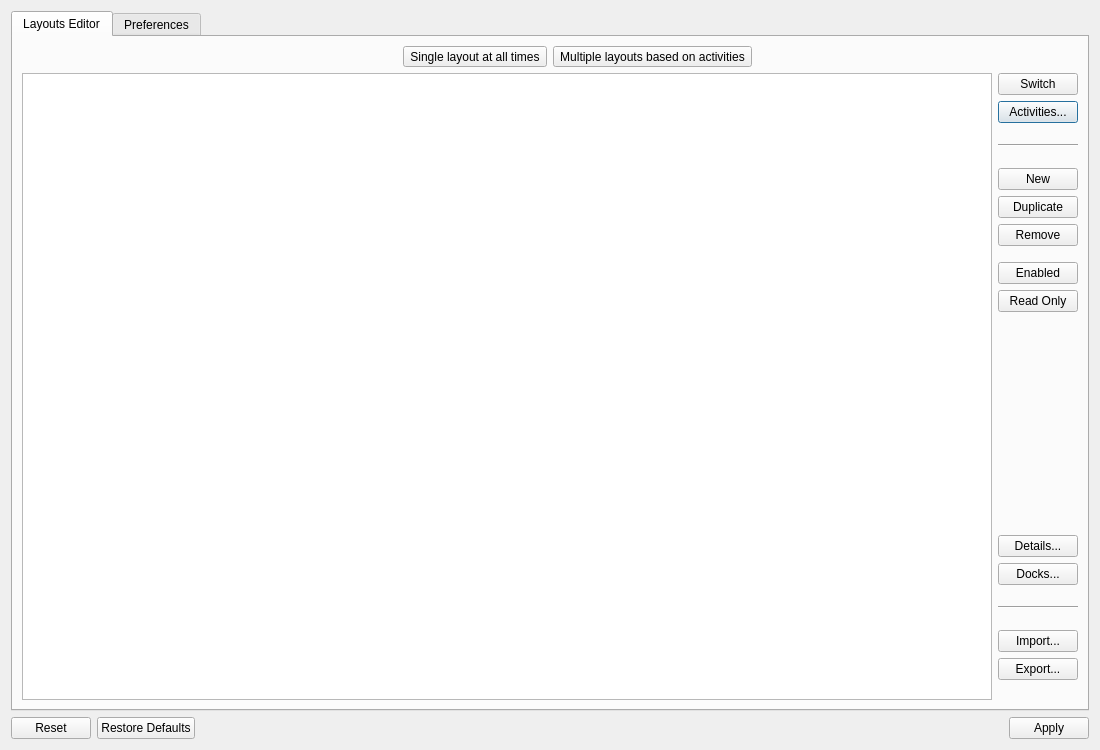
<?xml version="1.0" encoding="UTF-8"?>
<ui version="4.0">
 <class>SettingsDialog</class>
 <widget class="QDialog" name="SettingsDialog">
  <property name="geometry">
   <rect>
    <x>0</x>
    <y>0</y>
    <width>1100</width>
    <height>750</height>
   </rect>
  </property>
  <property name="sizePolicy">
   <sizepolicy hsizetype="Preferred" vsizetype="Preferred">
    <horstretch>0</horstretch>
    <verstretch>0</verstretch>
   </sizepolicy>
  </property>
  <property name="minimumSize">
   <size>
    <width>500</width>
    <height>0</height>
   </size>
  </property>
  <property name="windowTitle">
   <string comment="latte settings window">Latte Dock NG Settings</string>
  </property>
  <layout class="QVBoxLayout" name="verticalLayout_2">
   <item>
    <widget class="QTabWidget" name="tabWidget">
     <property name="currentIndex">
      <number>0</number>
     </property>
     <widget class="QWidget" name="layoutsTab">
      <attribute name="title">
       <string>Layouts Editor</string>
      </attribute>
      <layout class="QHBoxLayout" name="horizontalLayout">
       <item>
        <layout class="QVBoxLayout" name="verticalLayout_3">
         <item>
          <layout class="QHBoxLayout" name="horizontalLayout_3">
           <item>
            <layout class="QHBoxLayout" name="horizontalLayout_5">
             <item>
              <spacer name="horizontalSpacer">
               <property name="orientation">
                <enum>Qt::Horizontal</enum>
               </property>
               <property name="sizeHint" stdset="0">
                <size>
                 <width>40</width>
                 <height>20</height>
                </size>
               </property>
              </spacer>
             </item>
             <item>
              <widget class="QToolButton" name="singleToolBtn">
               <property name="sizePolicy">
                <sizepolicy hsizetype="Fixed" vsizetype="Fixed">
                 <horstretch>0</horstretch>
                 <verstretch>0</verstretch>
                </sizepolicy>
               </property>
               <property name="toolTip">
                <string>Only one layout is applied at all times for all activities</string>
               </property>
               <property name="text">
                <string comment="single layout">Single layout at all times</string>
               </property>
               <property name="checkable">
                <bool>true</bool>
               </property>
              </widget>
             </item>
            </layout>
           </item>
           <item>
            <layout class="QHBoxLayout" name="horizontalLayout_6">
             <item>
              <widget class="QToolButton" name="multipleToolBtn">
               <property name="toolTip">
                <string>Multiple layouts can be present and active in memory at the same time for different activities</string>
               </property>
               <property name="text">
                <string comment="multiple layouts">Multiple layouts based on activities</string>
               </property>
               <property name="checkable">
                <bool>true</bool>
               </property>
               <property name="checked">
                <bool>false</bool>
               </property>
              </widget>
             </item>
             <item>
              <spacer name="horizontalSpacer_2">
               <property name="orientation">
                <enum>Qt::Horizontal</enum>
               </property>
               <property name="sizeHint" stdset="0">
                <size>
                 <width>40</width>
                 <height>20</height>
                </size>
               </property>
              </spacer>
             </item>
            </layout>
           </item>
          </layout>
         </item>
         <item>
          <layout class="QHBoxLayout" name="horizontalLayout_2">
           <item>
            <widget class="Latte::Settings::View::LayoutsTableView" name="layoutsView">
             <property name="sizeAdjustPolicy">
              <enum>QAbstractScrollArea::AdjustToContents</enum>
             </property>
             <property name="showDropIndicator" stdset="0">
              <bool>true</bool>
             </property>
             <property name="alternatingRowColors">
              <bool>true</bool>
             </property>
             <property name="selectionMode">
              <enum>QAbstractItemView::SingleSelection</enum>
             </property>
             <property name="selectionBehavior">
              <enum>QAbstractItemView::SelectRows</enum>
             </property>
             <property name="showGrid">
              <bool>false</bool>
             </property>
             <property name="sortingEnabled">
              <bool>true</bool>
             </property>
             <attribute name="horizontalHeaderVisible">
              <bool>false</bool>
             </attribute>
             <attribute name="horizontalHeaderCascadingSectionResizes">
              <bool>true</bool>
             </attribute>
             <attribute name="horizontalHeaderHighlightSections">
              <bool>false</bool>
             </attribute>
             <attribute name="horizontalHeaderShowSortIndicator" stdset="0">
              <bool>true</bool>
             </attribute>
             <attribute name="verticalHeaderVisible">
              <bool>false</bool>
             </attribute>
             <attribute name="verticalHeaderHighlightSections">
              <bool>false</bool>
             </attribute>
            </widget>
           </item>
           <item>
            <widget class="QWidget" name="buttonsColumn" native="true">
             <layout class="QVBoxLayout" name="verticalLayout">
              <property name="leftMargin">
               <number>0</number>
              </property>
              <property name="topMargin">
               <number>0</number>
              </property>
              <property name="rightMargin">
               <number>0</number>
              </property>
              <property name="bottomMargin">
               <number>0</number>
              </property>
              <item>
               <widget class="QPushButton" name="switchButton">
                <property name="text">
                 <string>Switch</string>
                </property>
                <property name="icon">
                 <iconset theme="user-identity">
                  <normaloff>.</normaloff>.</iconset>
                </property>
                <property name="autoDefault">
                 <bool>false</bool>
                </property>
               </widget>
              </item>
              <item>
               <widget class="QPushButton" name="activitiesButton">
                <property name="text">
                 <string>Activities...</string>
                </property>
                <property name="icon">
                 <iconset theme="activities">
                  <normaloff>.</normaloff>.</iconset>
                </property>
               </widget>
              </item>
              <item>
               <spacer name="verticalSpacer_5">
                <property name="orientation">
                 <enum>Qt::Vertical</enum>
                </property>
                <property name="sizeType">
                 <enum>QSizePolicy::Preferred</enum>
                </property>
                <property name="sizeHint" stdset="0">
                 <size>
                  <width>20</width>
                  <height>15</height>
                 </size>
                </property>
               </spacer>
              </item>
              <item>
               <widget class="Line" name="line_2">
                <property name="minimumSize">
                 <size>
                  <width>0</width>
                  <height>0</height>
                 </size>
                </property>
                <property name="orientation">
                 <enum>Qt::Horizontal</enum>
                </property>
               </widget>
              </item>
              <item>
               <spacer name="verticalSpacer_4">
                <property name="orientation">
                 <enum>Qt::Vertical</enum>
                </property>
                <property name="sizeType">
                 <enum>QSizePolicy::Preferred</enum>
                </property>
                <property name="sizeHint" stdset="0">
                 <size>
                  <width>20</width>
                  <height>15</height>
                 </size>
                </property>
               </spacer>
              </item>
              <item>
               <widget class="QPushButton" name="newButton">
                <property name="text">
                 <string>New</string>
                </property>
                <property name="icon">
                 <iconset theme="add">
                  <normaloff>.</normaloff>.</iconset>
                </property>
               </widget>
              </item>
              <item>
               <widget class="QPushButton" name="duplicateButton">
                <property name="text">
                 <string>Duplicate</string>
                </property>
                <property name="icon">
                 <iconset theme="edit-copy">
                  <normaloff>.</normaloff>.</iconset>
                </property>
                <property name="flat">
                 <bool>false</bool>
                </property>
               </widget>
              </item>
              <item>
               <widget class="QPushButton" name="removeButton">
                <property name="text">
                 <string>Remove</string>
                </property>
                <property name="icon">
                 <iconset theme="delete">
                  <normaloff>.</normaloff>.</iconset>
                </property>
               </widget>
              </item>
              <item>
               <spacer name="verticalSpacer_10">
                <property name="orientation">
                 <enum>Qt::Vertical</enum>
                </property>
                <property name="sizeType">
                 <enum>QSizePolicy::Fixed</enum>
                </property>
                <property name="sizeHint" stdset="0">
                 <size>
                  <width>1</width>
                  <height>10</height>
                 </size>
                </property>
               </spacer>
              </item>
              <item>
               <widget class="QPushButton" name="enabledButton">
                <property name="text">
                 <string>Enabled</string>
                </property>
                <property name="icon">
                 <iconset theme="edit-link">
                  <normaloff>.</normaloff>.</iconset>
                </property>
               </widget>
              </item>
              <item>
               <widget class="QPushButton" name="readOnlyButton">
                <property name="text">
                 <string>Read Only</string>
                </property>
                <property name="icon">
                 <iconset theme="object-locked">
                  <normaloff>.</normaloff>.</iconset>
                </property>
                <property name="checkable">
                 <bool>true</bool>
                </property>
               </widget>
              </item>
              <item>
               <spacer name="verticalSpacer_12">
                <property name="orientation">
                 <enum>Qt::Vertical</enum>
                </property>
                <property name="sizeType">
                 <enum>QSizePolicy::Fixed</enum>
                </property>
                <property name="sizeHint" stdset="0">
                 <size>
                  <width>1</width>
                  <height>10</height>
                 </size>
                </property>
               </spacer>
              </item>
              <item>
               <spacer name="verticalSpacer_13">
                <property name="orientation">
                 <enum>Qt::Vertical</enum>
                </property>
                <property name="sizeType">
                 <enum>QSizePolicy::Expanding</enum>
                </property>
                <property name="sizeHint" stdset="0">
                 <size>
                  <width>20</width>
                  <height>15</height>
                 </size>
                </property>
               </spacer>
              </item>
              <item>
               <widget class="QPushButton" name="detailsButton">
                <property name="text">
                 <string>Details...</string>
                </property>
                <property name="icon">
                 <iconset theme="view-list-details">
                  <normaloff>.</normaloff>.</iconset>
                </property>
               </widget>
              </item>
              <item>
               <widget class="QPushButton" name="viewsBtn">
                <property name="text">
                 <string>Docks...</string>
                </property>
                <property name="icon">
                 <iconset theme="window">
                  <normaloff>.</normaloff>.</iconset>
                </property>
               </widget>
              </item>
              <item>
               <spacer name="verticalSpacer_2">
                <property name="orientation">
                 <enum>Qt::Vertical</enum>
                </property>
                <property name="sizeType">
                 <enum>QSizePolicy::Preferred</enum>
                </property>
                <property name="sizeHint" stdset="0">
                 <size>
                  <width>20</width>
                  <height>15</height>
                 </size>
                </property>
               </spacer>
              </item>
              <item>
               <widget class="Line" name="line">
                <property name="sizePolicy">
                 <sizepolicy hsizetype="Minimum" vsizetype="Fixed">
                  <horstretch>0</horstretch>
                  <verstretch>0</verstretch>
                 </sizepolicy>
                </property>
                <property name="sizeIncrement">
                 <size>
                  <width>0</width>
                  <height>0</height>
                 </size>
                </property>
                <property name="baseSize">
                 <size>
                  <width>0</width>
                  <height>0</height>
                 </size>
                </property>
                <property name="lineWidth">
                 <number>1</number>
                </property>
                <property name="orientation">
                 <enum>Qt::Horizontal</enum>
                </property>
               </widget>
              </item>
              <item>
               <spacer name="verticalSpacer_3">
                <property name="orientation">
                 <enum>Qt::Vertical</enum>
                </property>
                <property name="sizeType">
                 <enum>QSizePolicy::Preferred</enum>
                </property>
                <property name="sizeHint" stdset="0">
                 <size>
                  <width>20</width>
                  <height>15</height>
                 </size>
                </property>
               </spacer>
              </item>
              <item>
               <widget class="QPushButton" name="importButton">
                <property name="text">
                 <string>Import...</string>
                </property>
                <property name="icon">
                 <iconset theme="document-import">
                  <normaloff>.</normaloff>.</iconset>
                </property>
                <property name="default">
                 <bool>false</bool>
                </property>
               </widget>
              </item>
              <item>
               <widget class="QPushButton" name="exportButton">
                <property name="text">
                 <string>Export...</string>
                </property>
                <property name="icon">
                 <iconset theme="document-export">
                  <normaloff>.</normaloff>.</iconset>
                </property>
                <property name="shortcut">
                 <string>Ctrl+S</string>
                </property>
                <property name="default">
                 <bool>false</bool>
                </property>
               </widget>
              </item>
              <item>
               <spacer name="verticalSpacer">
                <property name="orientation">
                 <enum>Qt::Vertical</enum>
                </property>
                <property name="sizeType">
                 <enum>QSizePolicy::Preferred</enum>
                </property>
                <property name="sizeHint" stdset="0">
                 <size>
                  <width>20</width>
                  <height>20</height>
                 </size>
                </property>
               </spacer>
              </item>
             </layout>
            </widget>
           </item>
          </layout>
         </item>
        </layout>
       </item>
      </layout>
     </widget>
     <widget class="QWidget" name="preferencesTab">
      <property name="sizePolicy">
       <sizepolicy hsizetype="Expanding" vsizetype="Expanding">
        <horstretch>0</horstretch>
        <verstretch>0</verstretch>
       </sizepolicy>
      </property>
      <attribute name="title">
       <string>Preferences</string>
      </attribute>
      <layout class="QHBoxLayout" name="horizontalLayout_4">
       <property name="rightMargin">
        <number>6</number>
       </property>
       <item>
        <widget class="QScrollArea" name="preferencesScrollArea">
         <property name="sizePolicy">
          <sizepolicy hsizetype="Minimum" vsizetype="Expanding">
           <horstretch>0</horstretch>
           <verstretch>0</verstretch>
          </sizepolicy>
         </property>
         <property name="frameShape">
          <enum>QFrame::NoFrame</enum>
         </property>
         <property name="widgetResizable">
          <bool>true</bool>
         </property>
         <widget class="QWidget" name="preferencesScrollAreaWidgetContents">
          <property name="geometry">
           <rect>
            <x>0</x>
            <y>0</y>
            <width>1068</width>
            <height>469</height>
           </rect>
          </property>
          <property name="sizePolicy">
           <sizepolicy hsizetype="Minimum" vsizetype="Fixed">
            <horstretch>0</horstretch>
            <verstretch>0</verstretch>
           </sizepolicy>
          </property>
          <layout class="QVBoxLayout" name="verticalLayout_4">
           <item>
            <layout class="QGridLayout" name="preferencesGridLayout" columnstretch="5,9">
             <item row="1" column="1">
              <widget class="QCheckBox" name="infoWindowChkBox">
               <property name="toolTip">
                <string>Provide visual feedback when layouts are activated automatically</string>
               </property>
               <property name="text">
                <string>Show informative window for layouts automatic activation</string>
               </property>
              </widget>
             </item>
             <item row="10" column="0">
              <layout class="QHBoxLayout" name="parabolicHeaderRowLayout">
               <item>
                <spacer name="horizontalSpacer_7">
                 <property name="orientation">
                  <enum>Qt::Horizontal</enum>
                 </property>
                 <property name="sizeHint" stdset="0">
                  <size>
                   <width>40</width>
                   <height>20</height>
                  </size>
                 </property>
                </spacer>
               </item>
               <item>
                <widget class="QLabel" name="parabolicEffectLbl">
                 <property name="sizePolicy">
                  <sizepolicy hsizetype="Minimum" vsizetype="Fixed">
                   <horstretch>0</horstretch>
                   <verstretch>0</verstretch>
                  </sizepolicy>
                 </property>
                 <property name="text">
                  <string>Parabolic Effect:</string>
                 </property>
                 <property name="alignment">
                  <set>Qt::AlignLeading|Qt::AlignLeft|Qt::AlignVCenter</set>
                 </property>
                </widget>
               </item>
              </layout>
             </item>
             <item row="10" column="1">
              <layout class="QHBoxLayout" name="horizontalLayout_8">
               <item>
                <widget class="QToolButton" name="smallParabolicBtn">
                 <property name="sizePolicy">
                  <sizepolicy hsizetype="Preferred" vsizetype="Fixed">
                   <horstretch>0</horstretch>
                   <verstretch>0</verstretch>
                  </sizepolicy>
                 </property>
                 <property name="minimumSize">
                  <size>
                   <width>150</width>
                   <height>0</height>
                  </size>
                 </property>
                 <property name="maximumSize">
                  <size>
                   <width>150</width>
                   <height>16777215</height>
                  </size>
                 </property>
                 <property name="text">
                  <string comment="small spread">Small</string>
                 </property>
                 <property name="checkable">
                  <bool>true</bool>
                 </property>
                </widget>
               </item>
               <item>
                <widget class="QToolButton" name="mediumParabolicBtn">
                 <property name="sizePolicy">
                  <sizepolicy hsizetype="Preferred" vsizetype="Fixed">
                   <horstretch>0</horstretch>
                   <verstretch>0</verstretch>
                  </sizepolicy>
                 </property>
                 <property name="minimumSize">
                  <size>
                   <width>150</width>
                   <height>0</height>
                  </size>
                 </property>
                 <property name="maximumSize">
                  <size>
                   <width>150</width>
                   <height>16777215</height>
                  </size>
                 </property>
                 <property name="text">
                  <string comment="medium spread">Medium</string>
                 </property>
                 <property name="checkable">
                  <bool>true</bool>
                 </property>
                </widget>
               </item>
               <item>
                <widget class="QToolButton" name="largeParabolicBtn">
                 <property name="sizePolicy">
                  <sizepolicy hsizetype="Preferred" vsizetype="Fixed">
                   <horstretch>0</horstretch>
                   <verstretch>0</verstretch>
                  </sizepolicy>
                 </property>
                 <property name="minimumSize">
                  <size>
                   <width>150</width>
                   <height>0</height>
                  </size>
                 </property>
                 <property name="maximumSize">
                  <size>
                   <width>150</width>
                   <height>16777215</height>
                  </size>
                 </property>
                 <property name="text">
                  <string comment="large spread">Large</string>
                 </property>
                 <property name="checkable">
                  <bool>true</bool>
                 </property>
                </widget>
               </item>
               <item>
                <widget class="QLabel" name="parabolicSpreadLbl">
                 <property name="text">
                  <string>spread</string>
                 </property>
                </widget>
               </item>
               <item>
                <spacer name="horizontalSpacer_12">
                 <property name="orientation">
                  <enum>Qt::Horizontal</enum>
                 </property>
                 <property name="sizeHint" stdset="0">
                  <size>
                   <width>40</width>
                   <height>20</height>
                  </size>
                 </property>
                </spacer>
               </item>
              </layout>
             </item>
             <item row="20" column="0">
              <layout class="QHBoxLayout" name="plasmaThemeHeaderRowLayout"/>
             </item>
             <item row="6" column="1">
              <spacer name="verticalSpacer_7">
               <property name="orientation">
                <enum>Qt::Vertical</enum>
               </property>
               <property name="sizeType">
                <enum>QSizePolicy::Fixed</enum>
               </property>
               <property name="sizeHint" stdset="0">
                <size>
                 <width>20</width>
                 <height>10</height>
                </size>
               </property>
              </spacer>
             </item>
             <item row="15" column="1">
              <spacer name="verticalSpacer_9">
               <property name="orientation">
                <enum>Qt::Vertical</enum>
               </property>
               <property name="sizeType">
                <enum>QSizePolicy::Fixed</enum>
               </property>
               <property name="sizeHint" stdset="0">
                <size>
                 <width>20</width>
                 <height>10</height>
                </size>
               </property>
              </spacer>
             </item>
             <item row="3" column="1">
              <widget class="QCheckBox" name="autostartChkBox">
               <property name="toolTip">
                <string>Make sure at least one autostart mechanism is active after each relogin. When unchecked, Latte does not touch existing autostart entries.</string>
               </property>
               <property name="text">
                <string>Ensure autostart during startup</string>
               </property>
              </widget>
             </item>
             <item row="4" column="1">
              <widget class="QLabel" name="autostartWarningLbl">
               <property name="visible">
                <bool>false</bool>
               </property>
               <property name="text">
                <string>Both a systemd service and the KDE autostart entry are enabled for Latte. This may start Latte twice at login; remove one of them to avoid it.</string>
               </property>
               <property name="wordWrap">
                <bool>true</bool>
               </property>
              </widget>
             </item>
             <item row="17" column="1">
              <spacer name="verticalSpacer_14">
               <property name="orientation">
                <enum>Qt::Vertical</enum>
               </property>
               <property name="sizeType">
                <enum>QSizePolicy::Fixed</enum>
               </property>
               <property name="sizeHint" stdset="0">
                <size>
                 <width>20</width>
                 <height>10</height>
                </size>
               </property>
              </spacer>
             </item>
             <item row="0" column="1">
              <widget class="QCheckBox" name="badges3DStyleChkBox">
               <property name="text">
                <string>Use 3D style for notification and shortcut badges</string>
               </property>
              </widget>
             </item>
             <item row="12" column="1">
              <layout class="QHBoxLayout" name="marginInfluenceRowLayout">
               <item>
                <widget class="QPushButton" name="noMarginInfluenceBtn">
                 <property name="minimumSize">
                  <size>
                   <width>150</width>
                   <height>0</height>
                  </size>
                 </property>
                 <property name="text">
                  <string notr="true">0%</string>
                 </property>
                 <property name="checkable">
                  <bool>true</bool>
                 </property>
                </widget>
               </item>
               <item>
                <widget class="QPushButton" name="halfMarginInfluenceBtn">
                 <property name="minimumSize">
                  <size>
                   <width>150</width>
                   <height>0</height>
                  </size>
                 </property>
                 <property name="text">
                  <string notr="true">50%</string>
                 </property>
                 <property name="checkable">
                  <bool>true</bool>
                 </property>
                </widget>
               </item>
               <item>
                <widget class="QPushButton" name="fullMarginInfluenceBtn">
                 <property name="minimumSize">
                  <size>
                   <width>150</width>
                   <height>0</height>
                  </size>
                 </property>
                 <property name="text">
                  <string notr="true">100%</string>
                 </property>
                 <property name="checkable">
                  <bool>true</bool>
                 </property>
                </widget>
               </item>
               <item>
                <widget class="QLabel" name="marginInfluenceLbl">
                 <property name="text">
                  <string>Thickness margin influence</string>
                 </property>
                </widget>
               </item>
               <item>
                <spacer name="horizontalSpacer_13">
                 <property name="orientation">
                  <enum>Qt::Horizontal</enum>
                 </property>
                 <property name="sizeHint" stdset="0">
                  <size>
                   <width>40</width>
                   <height>20</height>
                  </size>
                 </property>
                </spacer>
               </item>
              </layout>
             </item>
             <item row="5" column="1">
              <widget class="QCheckBox" name="broadcastGeomChkBox">
               <property name="text">
                <string>Inform Plasma desktop for available desktop space</string>
               </property>
              </widget>
             </item>
             <item row="3" column="0">
              <layout class="QHBoxLayout" name="behaviorHeaderRowLayout">
               <item>
                <spacer name="horizontalSpacer_5">
                 <property name="orientation">
                  <enum>Qt::Horizontal</enum>
                 </property>
                 <property name="sizeHint" stdset="0">
                  <size>
                   <width>40</width>
                   <height>20</height>
                  </size>
                 </property>
                </spacer>
               </item>
               <item>
                <widget class="QLabel" name="behaviorLbl">
                 <property name="sizePolicy">
                  <sizepolicy hsizetype="Preferred" vsizetype="Preferred">
                   <horstretch>0</horstretch>
                   <verstretch>0</verstretch>
                  </sizepolicy>
                 </property>
                 <property name="text">
                  <string>Behavior:</string>
                 </property>
                 <property name="alignment">
                  <set>Qt::AlignLeading|Qt::AlignLeft|Qt::AlignTop</set>
                 </property>
                </widget>
               </item>
              </layout>
             </item>
             <item row="2" column="1">
              <spacer name="verticalSpacer_6">
               <property name="orientation">
                <enum>Qt::Vertical</enum>
               </property>
               <property name="sizeType">
                <enum>QSizePolicy::Fixed</enum>
               </property>
               <property name="sizeHint" stdset="0">
                <size>
                 <width>20</width>
                 <height>10</height>
                </size>
               </property>
              </spacer>
             </item>
             <item row="16" column="0">
              <layout class="QHBoxLayout" name="contextMenuRowLayout">
               <item>
                <spacer name="horizontalSpacer_10">
                 <property name="orientation">
                  <enum>Qt::Horizontal</enum>
                 </property>
                 <property name="sizeHint" stdset="0">
                  <size>
                   <width>40</width>
                   <height>20</height>
                  </size>
                 </property>
                </spacer>
               </item>
               <item>
                <widget class="QLabel" name="contextMenuLbl">
                 <property name="text">
                  <string>Context Menu:</string>
                 </property>
                </widget>
               </item>
              </layout>
             </item>
             <item row="7" column="0">
              <layout class="QHBoxLayout" name="actionsHeaderRowLayout">
               <item>
                <spacer name="horizontalSpacer_6">
                 <property name="orientation">
                  <enum>Qt::Horizontal</enum>
                 </property>
                 <property name="sizeHint" stdset="0">
                  <size>
                   <width>40</width>
                   <height>20</height>
                  </size>
                 </property>
                </spacer>
               </item>
               <item>
                <widget class="QLabel" name="actionsLbl">
                 <property name="text">
                  <string>Actions:</string>
                 </property>
                 <property name="alignment">
                  <set>Qt::AlignLeading|Qt::AlignLeft|Qt::AlignVCenter</set>
                 </property>
                </widget>
               </item>
              </layout>
             </item>
             <item row="16" column="1">
              <layout class="QHBoxLayout" name="horizontalLayout_7">
               <item>
                <widget class="QPushButton" name="contextMenuActionsBtn">
                 <property name="sizePolicy">
                  <sizepolicy hsizetype="Preferred" vsizetype="Fixed">
                   <horstretch>0</horstretch>
                   <verstretch>0</verstretch>
                  </sizepolicy>
                 </property>
                 <property name="minimumSize">
                  <size>
                   <width>150</width>
                   <height>0</height>
                  </size>
                 </property>
                 <property name="maximumSize">
                  <size>
                   <width>16777215</width>
                   <height>16777215</height>
                  </size>
                 </property>
                 <property name="text">
                  <string>Actions...</string>
                 </property>
                </widget>
               </item>
               <item>
                <spacer name="horizontalSpacer_11">
                 <property name="orientation">
                  <enum>Qt::Horizontal</enum>
                 </property>
                 <property name="sizeHint" stdset="0">
                  <size>
                   <width>40</width>
                   <height>20</height>
                  </size>
                 </property>
                </spacer>
               </item>
              </layout>
             </item>
             <item row="18" column="0">
              <layout class="QHBoxLayout" name="screensHeaderRowLayout">
               <item>
                <spacer name="horizontalSpacer_8">
                 <property name="orientation">
                  <enum>Qt::Horizontal</enum>
                 </property>
                 <property name="sizeHint" stdset="0">
                  <size>
                   <width>40</width>
                   <height>20</height>
                  </size>
                 </property>
                </spacer>
               </item>
               <item>
                <widget class="QLabel" name="screensLbl">
                 <property name="sizePolicy">
                  <sizepolicy hsizetype="Minimum" vsizetype="Fixed">
                   <horstretch>0</horstretch>
                   <verstretch>0</verstretch>
                  </sizepolicy>
                 </property>
                 <property name="text">
                  <string>Screens:</string>
                 </property>
                 <property name="alignment">
                  <set>Qt::AlignLeading|Qt::AlignLeft|Qt::AlignVCenter</set>
                 </property>
                </widget>
               </item>
              </layout>
             </item>
             <item row="18" column="1">
              <layout class="QHBoxLayout" name="screenDelayRowLayout">
               <item>
                <widget class="QSpinBox" name="screenTrackerSpinBox">
                 <property name="sizePolicy">
                  <sizepolicy hsizetype="MinimumExpanding" vsizetype="Fixed">
                   <horstretch>0</horstretch>
                   <verstretch>0</verstretch>
                  </sizepolicy>
                 </property>
                 <property name="minimumSize">
                  <size>
                   <width>70</width>
                   <height>0</height>
                  </size>
                 </property>
                 <property name="maximumSize">
                  <size>
                   <width>110</width>
                   <height>16777215</height>
                  </size>
                 </property>
                 <property name="toolTip">
                  <string>Different hardware can have different delays during screen changes.
This tracker is used in order to not lose any screen related update.</string>
                 </property>
                 <property name="alignment">
                  <set>Qt::AlignLeading|Qt::AlignLeft|Qt::AlignVCenter</set>
                 </property>
                 <property name="specialValueText">
                  <string/>
                 </property>
                 <property name="suffix">
                  <string> ms.</string>
                 </property>
                 <property name="minimum">
                  <number>1000</number>
                 </property>
                 <property name="maximum">
                  <number>10000</number>
                 </property>
                 <property name="singleStep">
                  <number>100</number>
                 </property>
                 <property name="value">
                  <number>2500</number>
                 </property>
                </widget>
               </item>
               <item>
                <widget class="QLabel" name="trackScreensDelayLbl">
                 <property name="sizePolicy">
                  <sizepolicy hsizetype="Minimum" vsizetype="Fixed">
                   <horstretch>0</horstretch>
                   <verstretch>0</verstretch>
                  </sizepolicy>
                 </property>
                 <property name="toolTip">
                  <string>Different hardware can have different delays during screen changes.
This tracker is used in order to not lose any screen related update.</string>
                 </property>
                 <property name="text">
                  <string>reaction delay for changes</string>
                 </property>
                </widget>
               </item>
               <item>
                <spacer name="horizontalSpacer_9">
                 <property name="orientation">
                  <enum>Qt::Horizontal</enum>
                 </property>
                 <property name="sizeType">
                  <enum>QSizePolicy::Expanding</enum>
                 </property>
                 <property name="sizeHint" stdset="0">
                  <size>
                   <width>20</width>
                   <height>20</height>
                  </size>
                 </property>
                </spacer>
               </item>
              </layout>
             </item>
             <item row="0" column="0">
              <layout class="QHBoxLayout" name="apperanceHeaderRowLayout">
               <item>
                <spacer name="horizontalSpacer_4">
                 <property name="orientation">
                  <enum>Qt::Horizontal</enum>
                 </property>
                 <property name="sizeHint" stdset="0">
                  <size>
                   <width>40</width>
                   <height>20</height>
                  </size>
                 </property>
                </spacer>
               </item>
               <item>
                <widget class="QLabel" name="appearanceLbl">
                 <property name="text">
                  <string>Appearance:</string>
                 </property>
                 <property name="alignment">
                  <set>Qt::AlignLeading|Qt::AlignLeft|Qt::AlignVCenter</set>
                 </property>
                </widget>
               </item>
              </layout>
             </item>
             <item row="9" column="1">
              <spacer name="verticalSpacer_8">
               <property name="orientation">
                <enum>Qt::Vertical</enum>
               </property>
               <property name="sizeType">
                <enum>QSizePolicy::Fixed</enum>
               </property>
               <property name="sizeHint" stdset="0">
                <size>
                 <width>20</width>
                 <height>10</height>
                </size>
               </property>
              </spacer>
             </item>
             <item row="20" column="1">
              <layout class="QHBoxLayout" name="plasmaThemeRowLayout"/>
             </item>
             <item row="19" column="1">
              <spacer name="verticalSpacer_11">
               <property name="orientation">
                <enum>Qt::Vertical</enum>
               </property>
               <property name="sizeType">
                <enum>QSizePolicy::Fixed</enum>
               </property>
               <property name="sizeHint" stdset="0">
                <size>
                 <width>20</width>
                 <height>10</height>
                </size>
               </property>
              </spacer>
             </item>
            </layout>
           </item>
          </layout>
         </widget>
        </widget>
       </item>
      </layout>
     </widget>
    </widget>
   </item>
   <item>
    <widget class="QDialogButtonBox" name="buttonBox">
     <property name="orientation">
      <enum>Qt::Horizontal</enum>
     </property>
     <property name="standardButtons">
      <set>QDialogButtonBox::Apply|QDialogButtonBox::Reset|QDialogButtonBox::RestoreDefaults</set>
     </property>
    </widget>
   </item>
  </layout>
 </widget>
 <customwidgets>
  <customwidget>
   <class>Latte::Settings::View::LayoutsTableView</class>
   <extends>QTableView</extends>
   <header>settings/settingsdialog/layoutstableview.h</header>
  </customwidget>
 </customwidgets>
 <resources/>
 <connections>
  <connection>
   <sender>buttonBox</sender>
   <signal>accepted()</signal>
   <receiver>SettingsDialog</receiver>
   <slot>accept()</slot>
   <hints>
    <hint type="sourcelabel">
     <x>254</x>
     <y>341</y>
    </hint>
    <hint type="destinationlabel">
     <x>157</x>
     <y>274</y>
    </hint>
   </hints>
  </connection>
  <connection>
   <sender>buttonBox</sender>
   <signal>rejected()</signal>
   <receiver>SettingsDialog</receiver>
   <slot>reject()</slot>
   <hints>
    <hint type="sourcelabel">
     <x>322</x>
     <y>341</y>
    </hint>
    <hint type="destinationlabel">
     <x>286</x>
     <y>274</y>
    </hint>
   </hints>
  </connection>
 </connections>
</ui>
